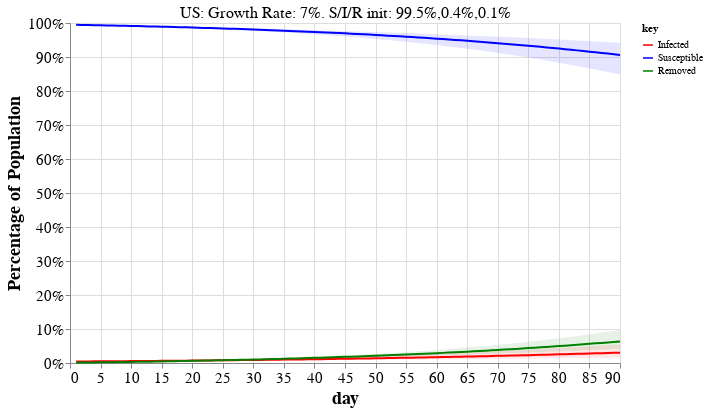

Notebook cell for this chart:
### Markdown cell above
<a id='examples'></a>

## Interactive plot of Model predictions

For top 40 countries by estimated new cases.

> Tip: Choose a country from the drop-down menu to see the calculations used in the tables above and the dynamics of the model.

### Code cell
#hide_input
sir_plot_countries = df.sort_values('Cases.new.est', ascending=False).head(40).index
_, debug_dfs = helper.table_with_projections(debug_countries=sir_plot_countries)

df_alt = pd.concat([d.reset_index() for d in debug_dfs], axis=0)
covid_helpers.altair_sir_plot(df_alt, sir_plot_countries[0])

### Figure 1 — Vega-Lite specification as saved in the notebook (floating-point values rounded to 4 significant figures; data arrays with more than 128 entries replaced by an {"elided": "..."} marker saying what was removed)
{"config": {"view": {"continuousWidth": 400, "continuousHeight": 300}, "axis": {"grid": true, "labelFontSize": 15, "titleFontSize": 18}, "title": {"fontSize": 20}}, "layer": [{"mark": "line", "encoding": {"color": {"type": "nominal", "field": "key", "scale": {"domain": ["Infected", "Susceptible", "Removed"], "range": ["red", "blue", "green"]}}, "x": {"type": "quantitative", "field": "day"}, "y": {"type": "quantitative", "axis": {"format": "%", "title": "Percentage of Population"}, "field": "value"}}, "selection": {"Select": {"type": "single", "fields": ["country"], "init": {"country": "US"}, "bind": {"input": "select", "options": ["Algeria", "Austria", "Bangladesh", "Belarus", "Belgium", "Brazil", "Canada", "Chile", "Colombia", "Denmark", "Dominican Republic", "Ecuador", "Egypt", "France", "Germany", "Hungary", "India", "Indonesia", "Iran", "Ireland", "Italy", "Japan", "Mexico", "Morocco", "Netherlands", "Panama", "Peru", "Philippines", "Poland", "Portugal", "Romania", "Russia", "Serbia", "Spain", "Sweden", "Switzerland", "Turkey", "US", "Ukraine", "United Kingdom"]}}}, "transform": [{"fold": ["Infected", "Susceptible", "Removed"]}]}, {"layer": [{"layer": [{"mark": {"type": "area", "color": "red", "opacity": 0.1}, "encoding": {"x": {"type": "quantitative", "field": "day"}, "y": {"type": "quantitative", "field": "Infected\\.max"}, "y2": {"field": "Infected\\.min"}}}, {"mark": {"type": "area", "color": "blue", "opacity": 0.1}, "encoding": {"x": {"type": "quantitative", "field": "day"}, "y": {"type": "quantitative", "field": "Susceptible\\.max"}, "y2": {"field": "Susceptible\\.min"}}}]}, {"mark": {"type": "area", "color": "green", "opacity": 0.1}, "encoding": {"x": {"type": "quantitative", "field": "day"}, "y": {"type": "quantitative", "field": "Removed\\.max"}, "y2": {"field": "Removed\\.min"}}}]}, {"data": {"name": "data-6b6942b446d7d50b6affd08c024e7016"}, "mark": {"type": "text", "dx": 0, "dy": -180, "size": 16}, "encoding": {"text": {"type": "nominal", "field": "title"}}, "transform": [{"filter": {"selection": "Select"}}]}], "data": {"name": "data-cf8c76139666433da9bae19ec1035144"}, "height": 340, "transform": [{"filter": {"selection": "Select"}}], "width": 550, "$schema": "https://vega.github.io/schema/vega-lite/v4.8.1.json", "datasets": {"data-cf8c76139666433da9bae19ec1035144": {"elided": "3600 records"}, "data-6b6942b446d7d50b6affd08c024e7016": [{"country": "US", "title": "US: Growth Rate: 7%. S/I/R init: 99.5%,0.4%,0.1%"}, {"country": "United Kingdom", "title": "United Kingdom: Growth Rate: 9%. S/I/R init: 98.6%,1.2%,0.2%"}, {"country": "France", "title": "France: Growth Rate: 6%. S/I/R init: 98.1%,1.5%,0.4%"}, {"country": "Spain", "title": "Spain: Growth Rate: 4%. S/I/R init: 97.8%,1.5%,0.7%"}, {"country": "Italy", "title": "Italy: Growth Rate: 3%. S/I/R init: 98.2%,1.0%,0.8%"}, {"country": "Belgium", "title": "Belgium: Growth Rate: 6%. S/I/R init: 97.8%,1.7%,0.5%"}, {"country": "Turkey", "title": "Turkey: Growth Rate: 11%. S/I/R init: 99.8%,0.1%,0.0%"}, {"country": "Brazil", "title": "Brazil: Growth Rate: 11%. S/I/R init: 99.9%,0.0%,0.0%"}, {"country": "Netherlands", "title": "Netherlands: Growth Rate: 5%. S/I/R init: 98.9%,0.8%,0.3%"}, {"country": "Iran", "title": "Iran: Growth Rate: 3%. S/I/R init: 99.7%,0.2%,0.1%"}, {"country": "Germany", "title": "Germany: Growth Rate: 4%. S/I/R init: 99.8%,0.1%,0.1%"}, {"country": "Peru", "title": "Peru: Growth Rate: 21%. S/I/R init: 99.9%,0.1%,0.0%"}, {"country": "Sweden", "title": "Sweden: Growth Rate: 7%. S/I/R init: 99.3%,0.5%,0.2%"}, {"country": "India", "title": "India: Growth Rate: 12%. S/I/R init: 100.0%,0.0%,0.0%"}, {"country": "Canada", "title": "Canada: Growth Rate: 7%. S/I/R init: 99.9%,0.1%,0.0%"}, {"country": "Ecuador", "title": "Ecuador: Growth Rate: 17%. S/I/R init: 99.8%,0.2%,0.0%"}, {"country": "Ireland", "title": "Ireland: Growth Rate: 12%. S/I/R init: 99.4%,0.5%,0.1%"}, {"country": "Mexico", "title": "Mexico: Growth Rate: 12%. S/I/R init: 100.0%,0.0%,0.0%"}, {"country": "Indonesia", "title": "Indonesia: Growth Rate: 9%. S/I/R init: 100.0%,0.0%,0.0%"}, {"country": "Portugal", "title": "Portugal: Growth Rate: 6%. S/I/R init: 99.7%,0.3%,0.1%"}, {"country": "Russia", "title": "Russia: Growth Rate: 16%. S/I/R init: 100.0%,0.0%,0.0%"}, {"country": "Switzerland", "title": "Switzerland: Growth Rate: 3%. S/I/R init: 99.3%,0.4%,0.3%"}, {"country": "Bangladesh", "title": "Bangladesh: Growth Rate: 30%. S/I/R init: 100.0%,0.0%,0.0%"}, {"country": "Romania", "title": "Romania: Growth Rate: 8%. S/I/R init: 99.9%,0.1%,0.0%"}, {"country": "Poland", "title": "Poland: Growth Rate: 7%. S/I/R init: 100.0%,0.0%,0.0%"}, {"country": "Belarus", "title": "Belarus: Growth Rate: 26%. S/I/R init: 99.9%,0.1%,0.0%"}, {"country": "Algeria", "title": "Algeria: Growth Rate: 5%. S/I/R init: 100.0%,0.0%,0.0%"}, {"country": "Egypt", "title": "Egypt: Growth Rate: 8%. S/I/R init: 100.0%,0.0%,0.0%"}, {"country": "Colombia", "title": "Colombia: Growth Rate: 11%. S/I/R init: 100.0%,0.0%,0.0%"}, {"country": "Japan", "title": "Japan: Growth Rate: 11%. S/I/R init: 100.0%,0.0%,0.0%"}, {"country": "Denmark", "title": "Denmark: Growth Rate: 5%. S/I/R init: 99.7%,0.2%,0.1%"}, {"country": "Dominican Republic", "title": "Dominican Republic: Growth Rate: 9%. S/I/R init: 99.9%,0.1%,0.0%"}, {"country": "Ukraine", "title": "Ukraine: Growth Rate: 14%. S/I/R init: 100.0%,0.0%,0.0%"}, {"country": "Hungary", "title": "Hungary: Growth Rate: 12%. S/I/R init: 99.9%,0.1%,0.0%"}, {"country": "Philippines", "title": "Philippines: Growth Rate: 4%. S/I/R init: 100.0%,0.0%,0.0%"}, {"country": "Morocco", "title": "Morocco: Growth Rate: 7%. S/I/R init: 100.0%,0.0%,0.0%"}, {"country": "Serbia", "title": "Serbia: Growth Rate: 9%. S/I/R init: 99.9%,0.1%,0.0%"}, {"country": "Panama", "title": "Panama: Growth Rate: 9%. S/I/R init: 99.8%,0.1%,0.0%"}, {"country": "Chile", "title": "Chile: Growth Rate: 8%. S/I/R init: 100.0%,0.0%,0.0%"}, {"country": "Austria", "title": "Austria: Growth Rate: 2%. S/I/R init: 99.8%,0.1%,0.1%"}]}}
